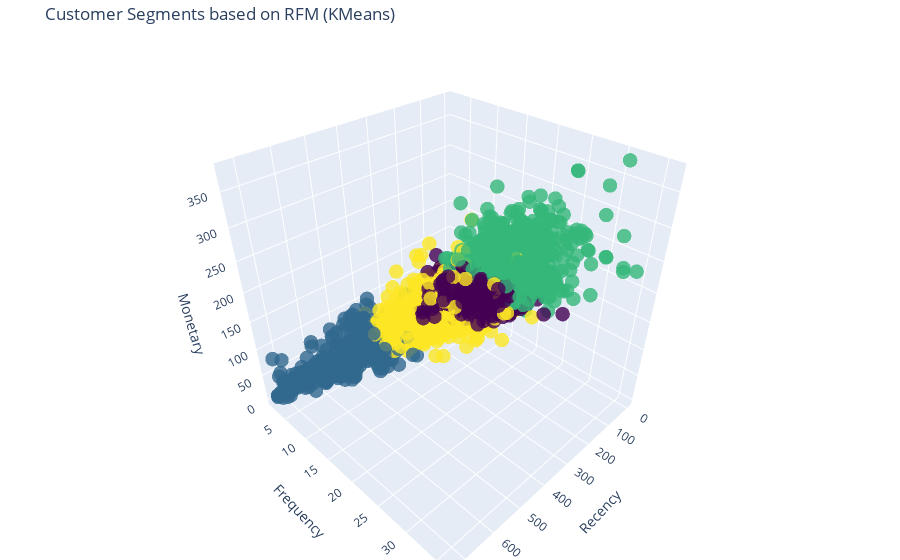
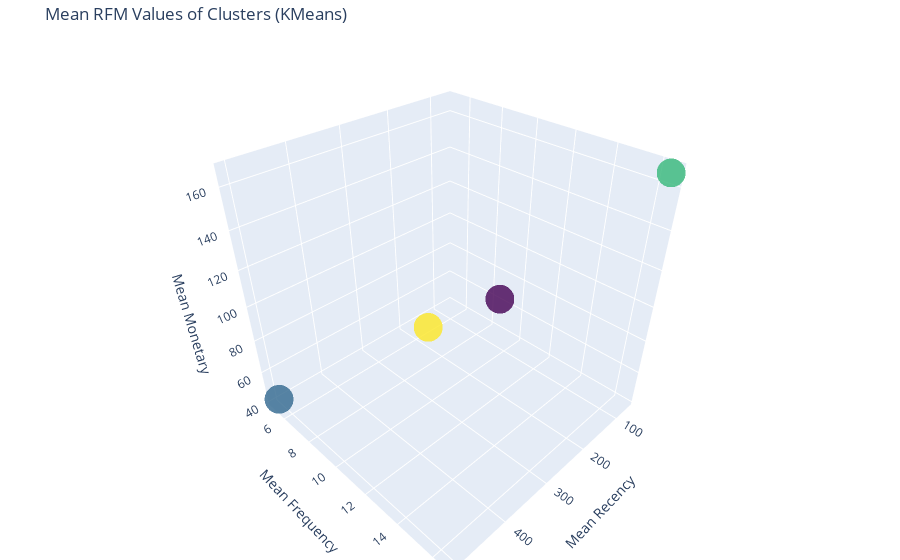
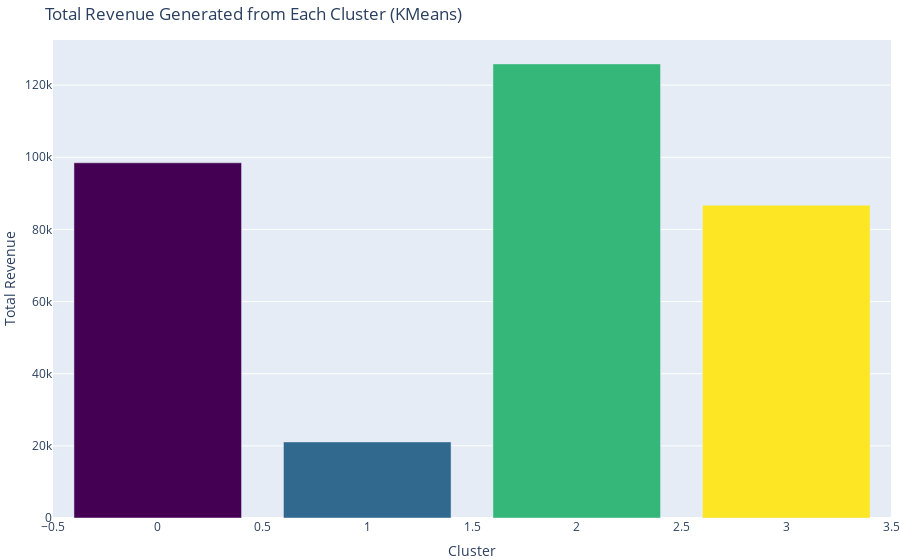

These figures' notebook cell, in order:
### Code cell
kmeans_processor.visualize_kmeans_clusters(optimal_k)

### Figure 1 — Plotly figure (JSON) as saved in the notebook; plotly's stock layout.template omitted (floating-point values rounded to 4 significant figures; data arrays with more than 128 entries replaced by an {"elided": "..."} marker saying what was removed)
{"data": [{"marker": {"color": {"elided": "3898 int values"}, "colorscale": [[0.0, "#440154"], [0.1111, "#482878"], [0.2222, "#3e4989"], [0.3333, "#31688e"], [0.4444, "#26828e"], [0.5556, "#1f9e89"], [0.6667, "#35b779"], [0.7778, "#6ece58"], [0.8889, "#b5de2b"], [1.0, "#fde725"]], "opacity": 0.8, "size": 5}, "mode": "markers", "x": {"elided": "3898 float values"}, "y": {"elided": "3898 float values"}, "z": {"elided": "3898 float values"}, "type": "scatter3d"}], "layout": {"margin": {"l": 0, "r": 0, "b": 0, "t": 40}, "title": {"text": "Customer Segments based on RFM (KMeans)"}, "scene": {"xaxis": {"title": {"text": "Recency"}}, "yaxis": {"title": {"text": "Frequency"}}, "zaxis": {"title": {"text": "Monetary"}}}}}

### Figure 2 — Plotly figure (JSON) as saved in the notebook; plotly's stock layout.template omitted (floating-point values rounded to 4 significant figures)
{"data": [{"marker": {"color": [2, 0, 3, 1], "colorscale": [[0.0, "#440154"], [0.1111, "#482878"], [0.2222, "#3e4989"], [0.3333, "#31688e"], [0.4444, "#26828e"], [0.5556, "#1f9e89"], [0.6667, "#35b779"], [0.7778, "#6ece58"], [0.8889, "#b5de2b"], [1.0, "#fde725"]], "opacity": 0.8, "size": 10}, "mode": "markers", "x": [64.48, 80.64, 267.2, 502.9], "y": [16.54, 9.077, 8.876, 5.038], "z": [166.3, 66.76, 74.61, 41.86], "type": "scatter3d"}], "layout": {"margin": {"l": 0, "r": 0, "b": 0, "t": 40}, "title": {"text": "Mean RFM Values of Clusters (KMeans)"}, "scene": {"xaxis": {"title": {"text": "Mean Recency"}}, "yaxis": {"title": {"text": "Mean Frequency"}}, "zaxis": {"title": {"text": "Mean Monetary"}}}}}

### Figure 3 — Plotly figure (JSON) as saved in the notebook; plotly's stock layout.template omitted (floating-point values rounded to 4 significant figures)
{"data": [{"marker": {"color": [2, 0, 3, 1], "colorscale": [[0.0, "#440154"], [0.1111, "#482878"], [0.2222, "#3e4989"], [0.3333, "#31688e"], [0.4444, "#26828e"], [0.5556, "#1f9e89"], [0.6667, "#35b779"], [0.7778, "#6ece58"], [0.8889, "#b5de2b"], [1.0, "#fde725"]]}, "x": [2, 0, 3, 1], "y": [125900.0, 98480.0, 86700.0, 21100.0], "type": "bar"}], "layout": {"margin": {"l": 0, "r": 0, "b": 0, "t": 40}, "title": {"text": "Total Revenue Generated from Each Cluster (KMeans)"}, "xaxis": {"title": {"text": "Cluster"}}, "yaxis": {"title": {"text": "Total Revenue"}}}}
